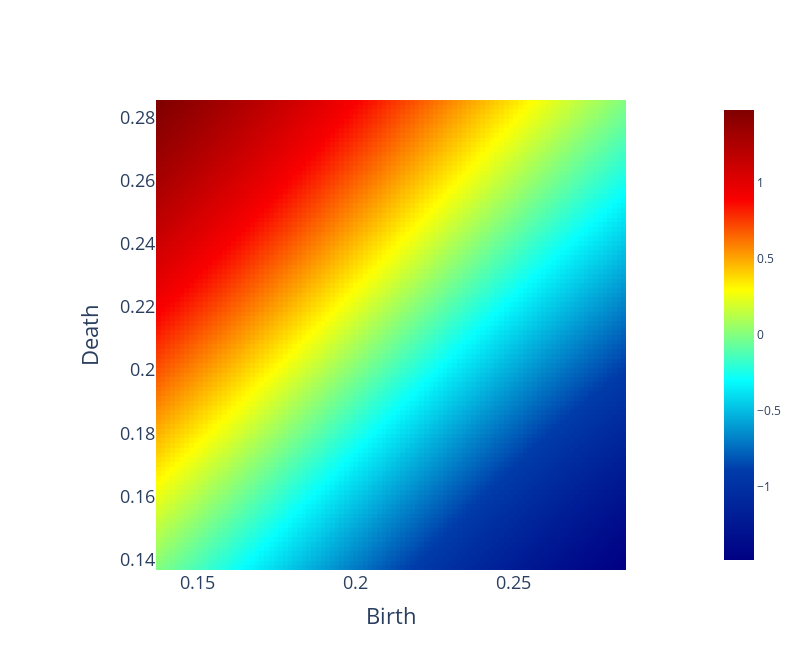

The code cell stored with this chart in its notebook:
### Code cell
print("Heat kernel intensity of label "+str(label)+"  for homology dimension 2: " + str(heat_kernel_intensity(heatkernel, 2)))


fig = HK.plot(heatkernel, homology_dimension_idx=2, colorscale='jet', plotly_params=plotly_params)

fig.show()

# Save the plot as an image (PNG format)
pio.write_image(fig, "Plots/EEG Heatkernel of Dimension 2 (Label "+str(label)+").png")
